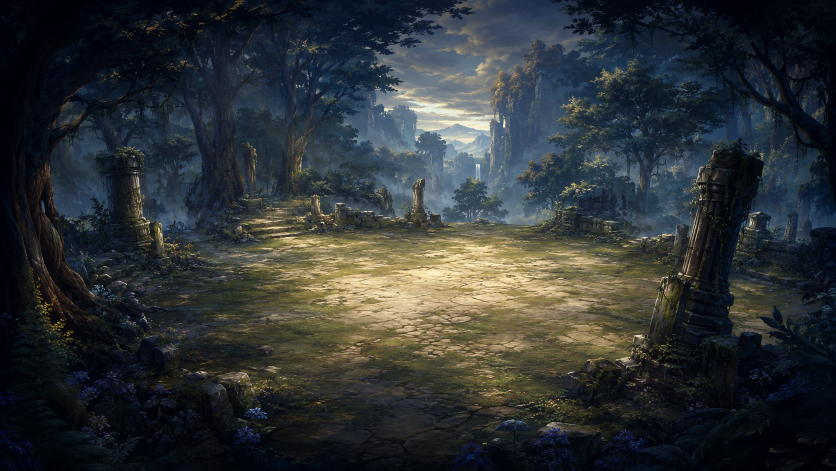
#> input picture assets-source/backdrop/forest_backdrop.png, 1672 x 941 px (shown at 1/2 size)
$ python -i atlas_layout.py   (imports and definitions only)
#> lines starting #> are read from the running program, lines starting #| are printed output that depends on the picture
#!/usr/bin/env python3
"""Keep a plateau atlas on the layout of the Lion atlas it replaces (OD-2026-11-11-F, F1).

A post-demo plateau places its POIs at the positions of their Lion counterparts, so its own atlas must keep the Lion
atlas's roads and clearings where they are. The image model works at 1536x1024; the Lion atlases are wider.

  prepare <lion atlas> <out>             letterbox the Lion atlas into 1536x1024 (blurred mirrored bands) as the layout
  fit <generated> <lion atlas> <out>     crop the generated image back to the letterboxed area, at the Lion atlas size

Paths are relative to the repository root. Usage: py -3 tools/art/atlas_layout.py prepare|fit ...
"""
from __future__ import annotations

import sys
from pathlib import Path

from PIL import Image, ImageFilter, ImageOps

ROOT = Path(__file__).resolve().parents[2]
CANVAS = (1536, 1024)


def frame(src: Image.Image) -> tuple[int, int]:
    """Height of the letterboxed atlas inside the canvas, and the band above it."""
    height = round(src.height * CANVAS[0] / src.width)
    return height, (CANVAS[1] - height) // 2


def prepare(lion: Path, out: Path) -> None:
#> called with out = 'out.png'
    src = Image.open(lion).convert('RGB')
#> src is the input picture: PIL image 1672x941 RGB; mean R, G, B 46.9, 51.5, 53.3
    height, pad = frame(src)
#> height = 864; pad = 80
    body = src.resize((CANVAS[0], height), Image.LANCZOS)
    canvas = Image.new('RGB', CANVAS)
#> canvas: PIL image 1536x1024 RGB; every value is 0
    canvas.paste(body, (0, pad))
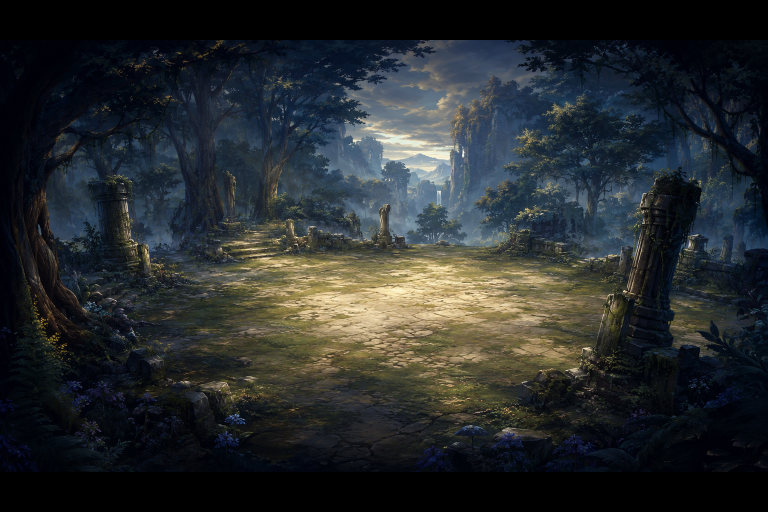
#> canvas: PIL image 1536x1024 RGB (shown at 1/2 size); mean R, G, B 39.6, 43.4, 45
    # Bands: the nearest rows mirrored and blurred, so the model reads them as terrain to paint, not as a frame.
    top = ImageOps.flip(body.crop((0, 0, CANVAS[0], pad))).filter(ImageFilter.GaussianBlur(18))
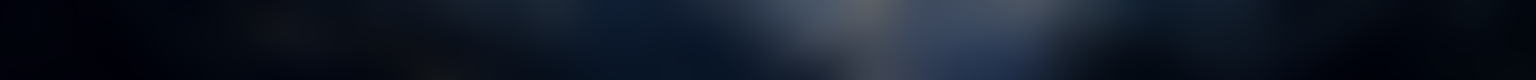
#> top: PIL image 1536x80 RGB; mean R, G, B 17.7, 25.3, 38
    bottom = ImageOps.flip(body.crop((0, height - (CANVAS[1] - height - pad), CANVAS[0], height))).filter(ImageFilter.GaussianBlur(18))
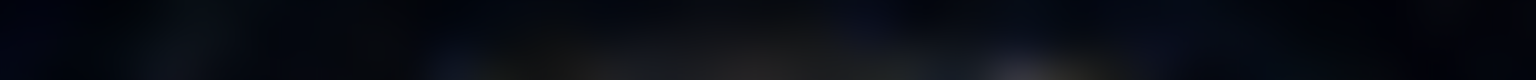
#> bottom: PIL image 1536x80 RGB; mean R, G, B 9.5, 12.8, 20.1
    canvas.paste(top, (0, 0))
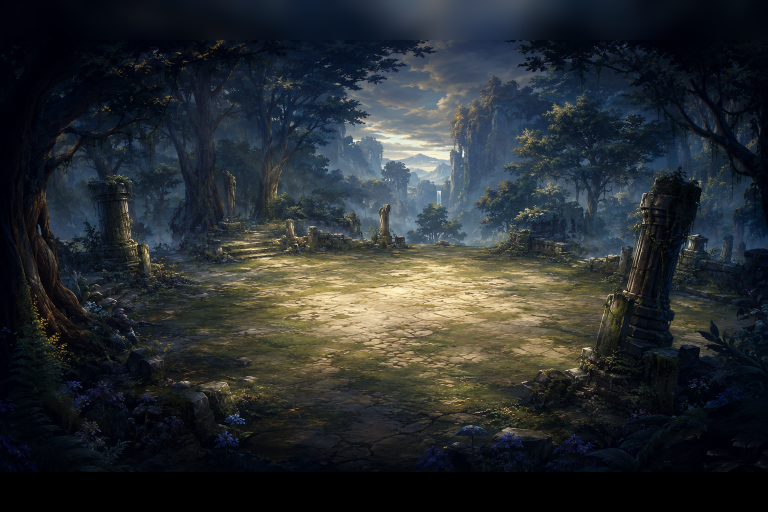
#> canvas: PIL image 1536x1024 RGB (shown at 1/2 size); mean R, G, B 40.9, 45.4, 47.9
    canvas.paste(bottom, (0, pad + height))
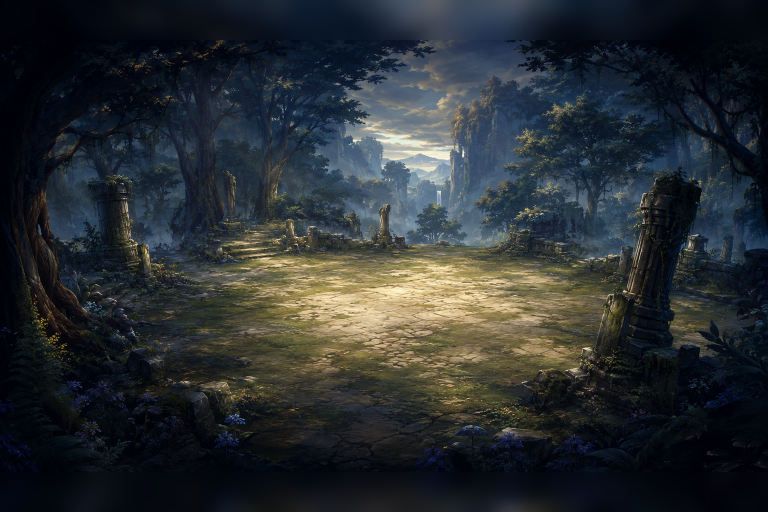
#> canvas: PIL image 1536x1024 RGB (shown at 1/2 size); mean R, G, B 41.7, 46.4, 49.5
#> (the run stopped early here; a loop or call above may not have finished)
